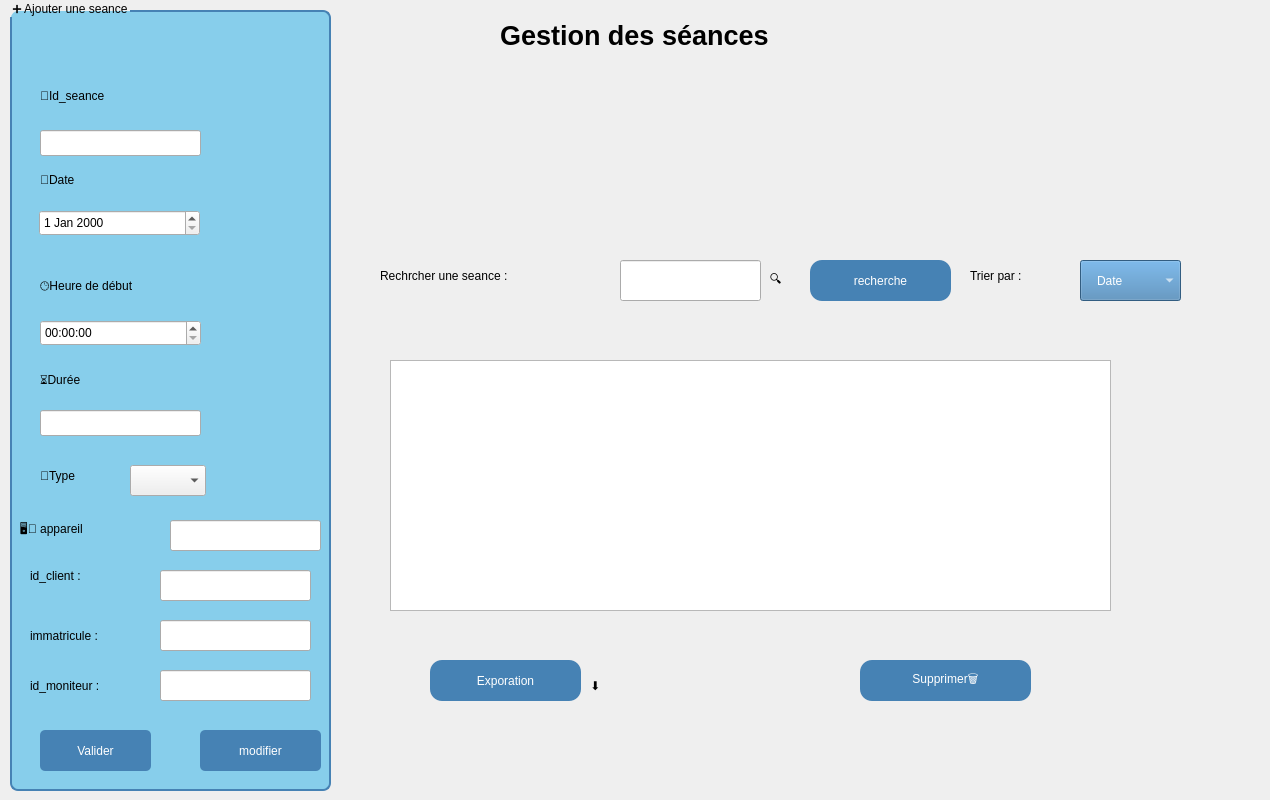
      <widget class="QWidget" name="tab_2">
       <attribute name="title">
        <string>Acceuil</string>
       </attribute>
       <widget class="QLabel" name="label_2">
        <property name="geometry">
         <rect>
          <x>380</x>
          <y>260</y>
          <width>251</width>
          <height>31</height>
         </rect>
        </property>
        <property name="styleSheet">
         <string notr="true">font: 14pt &quot;Segoe UI&quot;;</string>
        </property>
        <property name="text">
         <string>Rechrcher une seance :</string>
        </property>
       </widget>
       <widget class="QComboBox" name="comboBox_trier">
        <property name="geometry">
         <rect>
          <x>1080</x>
          <y>260</y>
          <width>101</width>
          <height>41</height>
         </rect>
        </property>
        <property name="styleSheet">
         <string notr="true">background-color: rgb(70, 130, 180);
font: 14pt &quot;Segoe UI&quot;;
font: 900 12pt &quot;Segoe UI&quot;;

    color: white;                /* لون النص */
         /* الحواف مدوّرة */
    padding: 8px 16px;  </string>
        </property>
        <item>
         <property name="text">
          <string>Date</string>
         </property>
        </item>
       </widget>
       <widget class="QLineEdit" name="lineEdit_recherche">
        <property name="geometry">
         <rect>
          <x>620</x>
          <y>260</y>
          <width>141</width>
          <height>41</height>
         </rect>
        </property>
        <property name="whatsThis">
         <string>&lt;html&gt;&lt;head/&gt;&lt;body&gt;&lt;p&gt;hhhh&lt;/p&gt;&lt;p&gt;&lt;br/&gt;&lt;/p&gt;&lt;/body&gt;&lt;/html&gt;</string>
        </property>
       </widget>
       <widget class="QLabel" name="label_3">
        <property name="geometry">
         <rect>
          <x>770</x>
          <y>260</y>
          <width>81</width>
          <height>41</height>
         </rect>
        </property>
        <property name="styleSheet">
         <string notr="true">font: 12pt &quot;Segoe UI&quot;;</string>
        </property>
        <property name="text">
         <string>🔍</string>
        </property>
       </widget>
       <widget class="QPushButton" name="pushButton_supprimer">
        <property name="geometry">
         <rect>
          <x>860</x>
          <y>660</y>
          <width>171</width>
          <height>41</height>
         </rect>
        </property>
        <property name="styleSheet">
         <string notr="true">background-color: rgb(70, 130, 180);
font: 14pt &quot;Segoe UI&quot;;
font: 900 12pt &quot;Segoe UI&quot;;

    color: white;                /* لون النص */
    border-radius: 12px;         /* الحواف مدوّرة */
    padding: 8px 16px;  
</string>
        </property>
        <property name="text">
         <string>Supprimer🗑️</string>
        </property>
       </widget>
       <widget class="QGroupBox" name="groupBox">
        <property name="geometry">
         <rect>
          <x>10</x>
          <y>0</y>
          <width>321</width>
          <height>791</height>
         </rect>
        </property>
        <property name="styleSheet">
         <string notr="true">QGroupBox {
	font: 900 9pt &quot;Segoe UI&quot;;
	font: 900 9pt &quot;Segoe UI&quot;;
	font: 16pt &quot;Segoe UI&quot;;
  
	background-color: rgb(135, 206, 235);
    border: 2px solid #4682B4;
    border-radius: 8px;
    margin-top: 10px;
}
QPushButton {
    background-color: #4682B4;
    color: white;
    border-radius: 5px;
    padding: 5px;
}
QPushButton:hover {
    background-color: #5A9BD5;
}</string>
        </property>
        <property name="title">
         <string>➕ Ajouter une seance</string>
        </property>
        <widget class="QLabel" name="label_4">
         <property name="geometry">
          <rect>
           <x>30</x>
           <y>80</y>
           <width>131</width>
           <height>31</height>
          </rect>
         </property>
         <property name="styleSheet">
          <string notr="true">font: 12pt &quot;Segoe UI&quot;;</string>
         </property>
         <property name="text">
          <string>🔑Id_seance</string>
         </property>
        </widget>
        <widget class="QLineEdit" name="lineEdit_id">
         <property name="geometry">
          <rect>
           <x>30</x>
           <y>130</y>
           <width>161</width>
           <height>26</height>
          </rect>
         </property>
        </widget>
        <widget class="QLabel" name="label_5">
         <property name="geometry">
          <rect>
           <x>30</x>
           <y>170</y>
           <width>91</width>
           <height>20</height>
          </rect>
         </property>
         <property name="styleSheet">
          <string notr="true">font: 12pt &quot;Segoe UI&quot;;</string>
         </property>
         <property name="text">
          <string>📅Date</string>
         </property>
        </widget>
        <widget class="QDateEdit" name="dateEdit_date">
         <property name="geometry">
          <rect>
           <x>29</x>
           <y>210</y>
           <width>161</width>
           <height>26</height>
          </rect>
         </property>
         <property name="styleSheet">
          <string notr="true">font: 12pt &quot;Segoe UI&quot;;</string>
         </property>
        </widget>
        <widget class="QLabel" name="label_8">
         <property name="geometry">
          <rect>
           <x>30</x>
           <y>270</y>
           <width>191</width>
           <height>31</height>
          </rect>
         </property>
         <property name="styleSheet">
          <string notr="true">font: 12pt &quot;Segoe UI&quot;;</string>
         </property>
         <property name="text">
          <string>🕒Heure de début</string>
         </property>
        </widget>
        <widget class="QTimeEdit" name="timeEdit_heure">
         <property name="geometry">
          <rect>
           <x>30</x>
           <y>320</y>
           <width>161</width>
           <height>26</height>
          </rect>
         </property>
         <property name="styleSheet">
          <string notr="true">font: 12pt &quot;Segoe UI&quot;;</string>
         </property>
        </widget>
        <widget class="QLabel" name="label_9">
         <property name="geometry">
          <rect>
           <x>30</x>
           <y>370</y>
           <width>111</width>
           <height>20</height>
          </rect>
         </property>
         <property name="styleSheet">
          <string notr="true">font: 12pt &quot;Segoe UI&quot;;</string>
         </property>
         <property name="text">
          <string>⏳Durée</string>
         </property>
        </widget>
        <widget class="QLineEdit" name="lineEdit_duree">
         <property name="geometry">
          <rect>
           <x>30</x>
           <y>410</y>
           <width>161</width>
           <height>26</height>
          </rect>
         </property>
        </widget>
        <widget class="QLabel" name="label_10">
         <property name="geometry">
          <rect>
           <x>30</x>
           <y>460</y>
           <width>81</width>
           <height>31</height>
          </rect>
         </property>
         <property name="styleSheet">
          <string notr="true">font: 12pt &quot;Segoe UI&quot;;</string>
         </property>
         <property name="text">
          <string>🚗Type</string>
         </property>
        </widget>
        <widget class="QComboBox" name="comboBox_type">
         <property name="geometry">
          <rect>
           <x>120</x>
           <y>465</y>
           <width>76</width>
           <height>31</height>
          </rect>
         </property>
         <property name="styleSheet">
          <string notr="true">font: 12pt &quot;Segoe UI&quot;;</string>
         </property>
         <item>
          <property name="text">
           <string/>
          </property>
         </item>
         <item>
          <property name="text">
           <string>code</string>
          </property>
         </item>
         <item>
          <property name="text">
           <string>Conduite</string>
          </property>
         </item>
         <item>
          <property name="text">
           <string>Parc</string>
          </property>
         </item>
        </widget>
        <widget class="QPushButton" name="pushButton_valider">
         <property name="geometry">
          <rect>
           <x>30</x>
           <y>730</y>
           <width>111</width>
           <height>41</height>
          </rect>
         </property>
         <property name="styleSheet">
          <string notr="true">font: 12pt &quot;Segoe UI&quot;;</string>
         </property>
         <property name="text">
          <string>Valider</string>
         </property>
        </widget>
        <widget class="QPushButton" name="pushButton_modifier">
         <property name="geometry">
          <rect>
           <x>190</x>
           <y>730</y>
           <width>121</width>
           <height>41</height>
          </rect>
         </property>
         <property name="styleSheet">
          <string notr="true">font: 12pt &quot;Segoe UI&quot;;</string>
         </property>
         <property name="text">
          <string>modifier</string>
         </property>
        </widget>
        <widget class="QLabel" name="label_14">
         <property name="geometry">
          <rect>
           <x>10</x>
           <y>510</y>
           <width>141</width>
           <height>41</height>
          </rect>
         </property>
         <property name="styleSheet">
          <string notr="true">font: 12pt &quot;Segoe UI&quot;;</string>
         </property>
         <property name="text">
          <string>🖥️🚗 appareil </string>
         </property>
        </widget>
        <widget class="QLineEdit" name="lineEdit_appareil">
         <property name="geometry">
          <rect>
           <x>160</x>
           <y>520</y>
           <width>151</width>
           <height>31</height>
          </rect>
         </property>
        </widget>
        <widget class="QLabel" name="label_15">
         <property name="geometry">
          <rect>
           <x>20</x>
           <y>560</y>
           <width>91</width>
           <height>31</height>
          </rect>
         </property>
         <property name="styleSheet">
          <string notr="true">font: 12pt &quot;Segoe UI&quot;;</string>
         </property>
         <property name="text">
          <string>id_client :</string>
         </property>
        </widget>
        <widget class="QLineEdit" name="lineEdit_id_client">
         <property name="geometry">
          <rect>
           <x>150</x>
           <y>570</y>
           <width>151</width>
           <height>31</height>
          </rect>
         </property>
        </widget>
        <widget class="QLineEdit" name="lineEdit_id_moniteur">
         <property name="geometry">
          <rect>
           <x>150</x>
           <y>670</y>
           <width>151</width>
           <height>31</height>
          </rect>
         </property>
        </widget>
        <widget class="QLineEdit" name="lineEdit_immatricule">
         <property name="geometry">
          <rect>
           <x>150</x>
           <y>620</y>
           <width>151</width>
           <height>31</height>
          </rect>
         </property>
        </widget>
        <widget class="QLabel" name="label_16">
         <property name="geometry">
          <rect>
           <x>20</x>
           <y>620</y>
           <width>121</width>
           <height>31</height>
          </rect>
         </property>
         <property name="styleSheet">
          <string notr="true">font: 12pt &quot;Segoe UI&quot;;</string>
         </property>
         <property name="text">
          <string>immatricule :</string>
         </property>
        </widget>
        <widget class="QLabel" name="label_17">
         <property name="geometry">
          <rect>
           <x>20</x>
           <y>670</y>
           <width>101</width>
           <height>31</height>
          </rect>
         </property>
         <property name="styleSheet">
          <string notr="true">font: 12pt &quot;Segoe UI&quot;;</string>
         </property>
         <property name="text">
          <string>id_moniteur :</string>
         </property>
        </widget>
       </widget>
       <widget class="QPushButton" name="pushButton_recherche">
        <property name="geometry">
         <rect>
          <x>810</x>
          <y>260</y>
          <width>141</width>
          <height>41</height>
         </rect>
        </property>
        <property name="styleSheet">
         <string notr="true">background-color: rgb(70, 130, 180);
font: 14pt &quot;Segoe UI&quot;;
font: 900 12pt &quot;Segoe UI&quot;;

    color: white;                /* لون النص */
    border-radius: 12px;         /* الحواف مدوّرة */
    padding: 8px 16px;  </string>
        </property>
        <property name="text">
         <string>recherche</string>
        </property>
       </widget>
       <widget class="QLabel" name="label_12">
        <property name="geometry">
         <rect>
          <x>970</x>
          <y>260</y>
          <width>101</width>
          <height>31</height>
         </rect>
        </property>
        <property name="styleSheet">
         <string notr="true">font: 14pt &quot;Segoe UI&quot;;</string>
        </property>
        <property name="text">
         <string>Trier par :</string>
        </property>
       </widget>
       <widget class="QPushButton" name="pushButton_export">
        <property name="geometry">
         <rect>
          <x>430</x>
          <y>660</y>
          <width>151</width>
          <height>41</height>
         </rect>
        </property>
        <property name="styleSheet">
         <string notr="true">background-color: rgb(70, 130, 180);
font: 14pt &quot;Segoe UI&quot;;
font: 900 12pt &quot;Segoe UI&quot;;

    color: white;                /* لون النص */
    border-radius: 12px;         /* الحواف مدوّرة */
    padding: 8px 16px;  
</string>
        </property>
        <property name="text">
         <string>Exporation</string>
        </property>
       </widget>
       <widget class="QLabel" name="label_13">
        <property name="geometry">
         <rect>
          <x>590</x>
          <y>670</y>
          <width>63</width>
          <height>31</height>
         </rect>
        </property>
        <property name="styleSheet">
         <string notr="true">font: 14pt &quot;Segoe UI&quot;;</string>
        </property>
        <property name="text">
         <string>⬇️</string>
        </property>
       </widget>
       <widget class="QLabel" name="label_19">
        <property name="geometry">
         <rect>
          <x>360</x>
          <y>60</y>
          <width>901</width>
          <height>181</height>
         </rect>
        </property>
        <property name="text">
         <string/>
        </property>
        <property name="pixmap">
         <pixmap>../WhatsApp Image 2025-09-24 at 15.27.43.jpeg</pixmap>
        </property>
       </widget>
       <widget class="QLabel" name="label">
        <property name="geometry">
         <rect>
          <x>500</x>
          <y>10</y>
          <width>481</width>
          <height>51</height>
         </rect>
        </property>
        <property name="text">
         <string>&lt;html&gt;&lt;head/&gt;&lt;body&gt;&lt;p&gt;&lt;span style=&quot; font-size:20pt; font-weight:700;&quot;&gt;Gestion des séances&lt;/span&gt;&lt;/p&gt;&lt;/body&gt;&lt;/html&gt;</string>
        </property>
       </widget>
       <widget class="QTableView" name="tableView_seances">
        <property name="geometry">
         <rect>
          <x>390</x>
          <y>360</y>
          <width>721</width>
          <height>251</height>
         </rect>
        </property>
        <property name="styleSheet">
         <string notr="true">background-color: #00008B;   /* أزرق غامق */
    color: white;                /* النص أبيض */
    gridline-color: white;       /* لون الخطوط */
    border-radius: 8px;          /* حواف مستديرة */
}
QHeaderView::section {
    background-color: #34495e;   /* رمادي غامق للـ header */
    color: white;
    padding: 4px;
    border: 1px solid #2c3e50;</string>
        </property>
       </widget>
      </widget>
